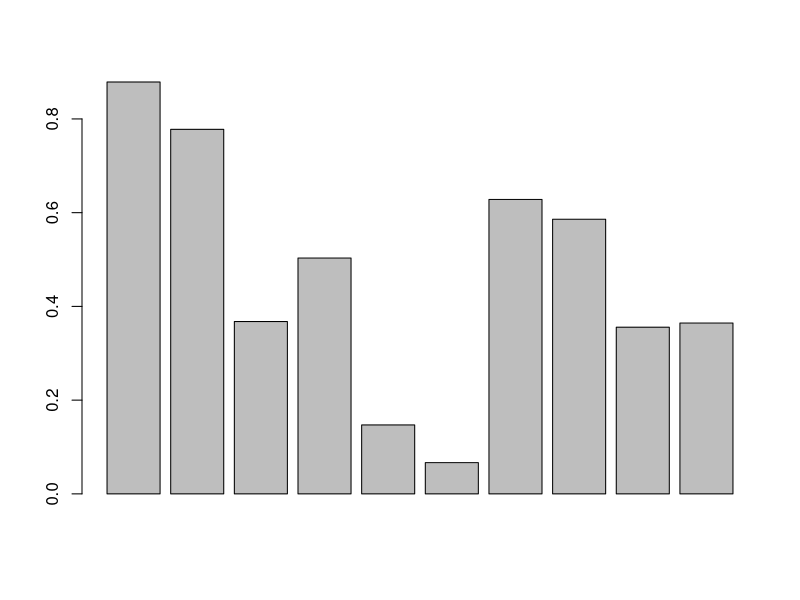
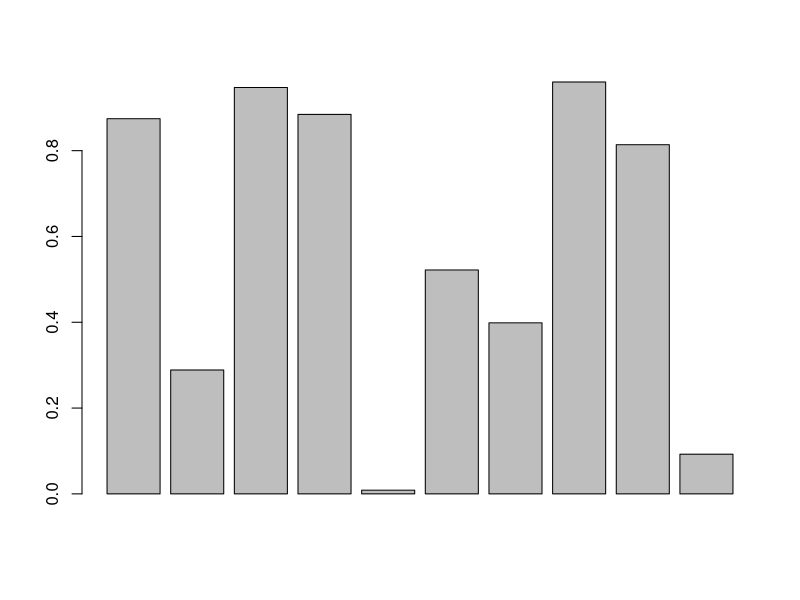
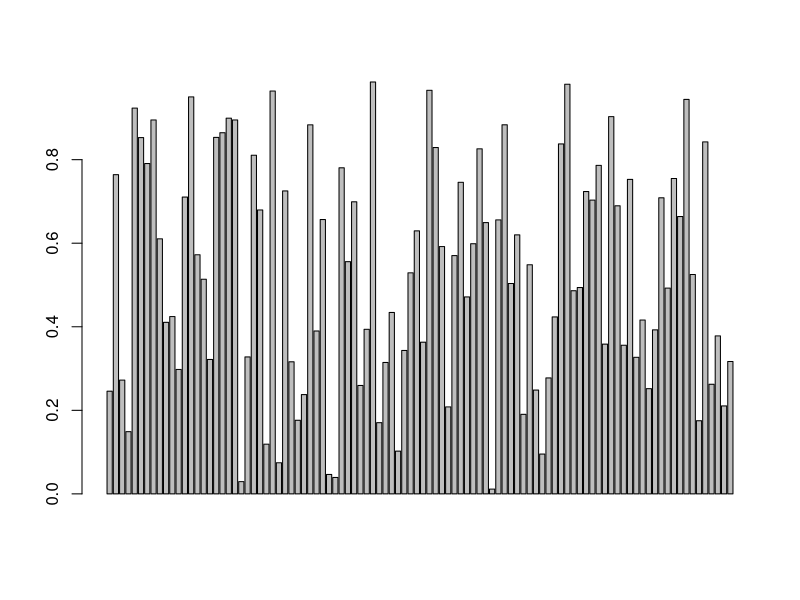

These charts were generated, in order, by the following R code: (Note: this script raises an error after producing the figures.)
#
# 2019_10_Parallelism
#

# Let's create some articifal work using R's Random Uniform Distribution function "runif(x)"


distribution <- runif(10)
average <- mean(distribution)
print(average)
barplot(distribution)

# now let's set the SEED to get predictable numbers
set.seed(12345678)
distribution <- runif(10)
average <- mean(distribution)
print(average)
barplot(distribution)

# And lets create more work (scaling up)
{
set.seed(87654321)
distribution <- runif(100)
average <- mean(distribution)
print(average)
barplot(distribution)
}

# and how long is that exactly ?
system.time({
  set.seed(12345678)
  distribution <- runif(100e6)
  average <- mean(distribution)
  print(average)
})


# Let's wrap this up in a function for our later tests
workload <- function (seed=0) {
  set.seed(seed)
  distribution <- runif(100e6)
  average <- mean(distribution)
  return(average)
} 

# It should give the same result - so let's check
workload(12345678)

# and take almost the same time to run
system.time({
  print(workload(12345678))
})


# Most scientific compute task involve doing similar things over and over.
# Let's simulate this by computing averages for 10 different SEEDs

workload(1)
workload(2)
workload(3)
workload(4)
workload(5)
workload(6)
workload(7)
workload(8)
workload(9)
workload(10)

# or of course we could use a FOR loop ...
for (seed in 1:10) {
  average <- workload(seed)
  print(average)
}

# and we could APPLY the workload function to an array of SEEDs
lapply(1:10, workload)

# but which one is faster, loops ...
system.time({
  for (seed in 1:10) {
    average <- workload(seed)
    print(average)
  }
})

# or applying ?
system.time({
  print(lapply(1:10, workload))
})


# Now we go parallel to go faster ...
library(parallel)

# How many CPU cores do we have available on our machine
detectCores()
numCores <- detectCores()


# Let try it with a parallel loop

install.packages("doParallel")
library(doParallel)
library(foreach)

cl <- makeCluster(numCores/2)
registerDoParallel(cl)

system.time({
  foreach (seed=1:10) %dopar% {
    average <- workload(seed)
    print(average)
  } 
})

# and similarly we can do a parallel APPLY
system.time({
  results = mclapply(1:10, workload, mc.cores = numCores)
})
